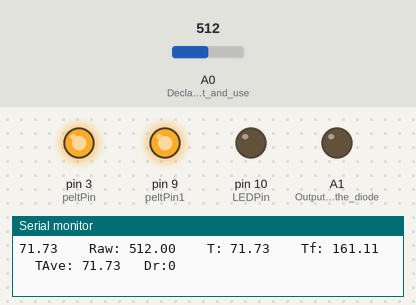
A sketch run on a simulated Arduino Uno, built with avr-gcc and run on an emulated ATmega328P. On the bench: output pins drawn as LEDs (lit = HIGH), the last lines printed to the serial monitor. The inputs (shaded band) are chosen by the test bench; at power-on: A0 (Declares_as_input_and_use) = 512.

Above: at 1.2 s.
1.3 s: A0 (Declares_as_input_and_use) set to 855
4.3 s: A0 (Declares_as_input_and_use) set to 875
At 5.7 s:
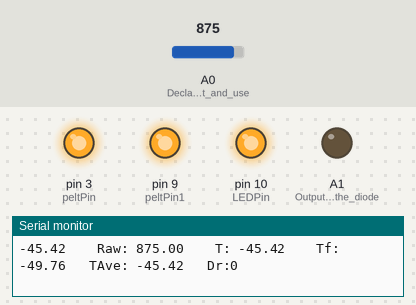
6.0 s: A0 (Declares_as_input_and_use) set to 350
9.0 s: A0 (Declares_as_input_and_use) set to 329
At 13.7 s:
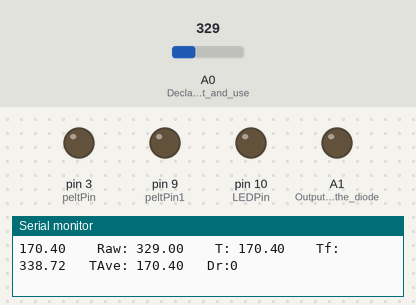
Timing chart, 0 to 14.5 s (numbered marks = the images above; inputs shaded):
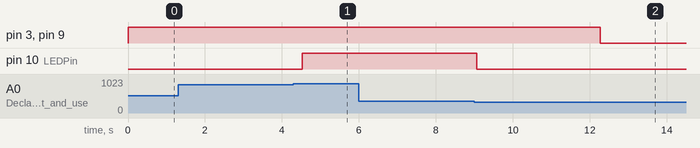

The sketch:

CommentedFLoop.ino
```cpp
/*
 * Commented version of the feedback loop
 *
 *
 * Code Execution order:
 * 1. setup()
 * 2. loop()
 * Then loops the code inside of loop indefinitely
 *
 * Some basic arduino function:
 * Serial.print(); Prints on the same line. If printing text, use quotations. If printing variable, do not use quotations
 * Serial.println(); Prints on the same line, then creates new one. Same rules as Serial.print();
 *
 *
 * Note: If something is unclear, definitely email (wei4wei@gmail.com) or facebook message me.
 */


//PID stuff: Values for PID calculation
int targetTemp = -10; //setting target temp. Attempts to stay at this. PID may not be used in the final product.
double Actual = 0;
double Error = 0;
double Integral = 0;
double Last = 0;
int IntThresh = targetTemp + 12;
double kP = 20;   //P coefficient: modify if your are calibrating PID
double kI = 0.1; //Integral coefficient
double kD = 0.6; //Derivative coefficient
double ScaleFactor = 1;
//
const int len = 10; //How many samples to use for the average. The time the sample is over is the number of samples divided by 10 (i.e. 10 samples / 10 = 1 second)
double prevTemps[len]; //array to store temperatures for average calculation
double averageTemp;
//
int badReadings = 0; //If there are enough "outliers"/"bad readings", maybe they are actually correct. If there are enough consecutive
                     //bad readings, then trust them.
//
int tempThresh = targetTemp + 2; //Threshold to turn LED on
int LEDPin = 10; //LED on signals that the system is running well (below or near target temp)
//
int peltPin = 3; //peltier cooler pin (smaller peltier on board)
int peltPin1 = 9; //second peliter cooler pin (big peltier connected to heatsink)
//
int outV = 12; //What voltage to output. Divided by psuV for pwm output. psuV is the max outV.
double psuV = 12; //Value used for calculation in OutputVoltage();
//
float c;
//mechanism to turn peltiers off if the temp gets too hot (e.g. fan turns off or some failure)
int changeCount = 0; //make sure at least 30 readings before switching states
double onThresh = -8; //temperature threshold to turn on this mechanism. (on state)
double badThresh = 0; //temperature threshold to signal that something bad is happening(bad state)
boolean reachedOn = false; //signals on state
//
void setup() {
  pinMode(peltPin, OUTPUT);
  pinMode(peltPin1, OUTPUT);
  Serial.begin(9600);
  analogReference(INTERNAL); //Brings the reference voltage to 1.1v so that diode has more resolution.
  pinMode(A0, INPUT_PULLUP); //Declares as input and uses the internal 10k resistor as pullup. This is the input pin of the diode (analog pin 0)
  pinMode(A1, OUTPUT); //Output pin of the diode (analog pin 1)
  pinMode(LEDPin, OUTPUT); //LED pin is output
  digitalWrite(A1, LOW);
  Last = readTemperature(); //first value for PID calculation

  double temp = readTemperature(); //fills temperature array for initial average calculation
  for(int i = 0; i < len; i++)
    prevTemps[i] = temp;
}

void loop() {
  double currentTemp = readTemperature(); //stores the current temperature in a variable called currentTemp
  double ave = getAve(); // gets current average

  if(badReading(currentTemp))
    currentTemp = getAve(); //using average if current reading is "outlier"
  else
    recordTemp(currentTemp); //records the temperature for calculating average later

  int drive = 0; //Current drive value is 0, so no PID is used. If using PID, comment this line out

  //*Uncomment below part to do PID stuff
  //int drive = getPID(); //calculates what drive value (out of 255) to use for PWM. Proportional to duty cycle (i.e. 51/255 = 0.2, meaning 20% duty cycle)
  //analogWrite(peltPin, drive);  //writes drive value to small Peltier
  //analogWrite(peltPin1, drive); //writes drive value to large Peltier

  OutputVoltage(outV, psuV, peltPin); // smaller & orange (max 14.4V and 6.4A). TEC1-12706
  OutputVoltage(outV, psuV, peltPin1);//bigger & gray (max 14.5V and 14.7A).  UT15

  checkSafe(ave);//goes to safety mechanism to turn off if getting too hot

  //turn on LED if system is around target Temp
  if(ave > tempThresh)
    digitalWrite(LEDPin, LOW);
  else
    digitalWrite(LEDPin, HIGH);

  Serial.print(currentTemp); //prints the target temp. This is what the python script cares about

  double raw = analogRead(A0); //reads the raw value from the diode
  Serial.print("    Raw: ");
  Serial.print(raw); //prints out the raw value

  Serial.print("    T: ");
  Serial.print(currentTemp); //prints out the current temperature

  Serial.print("    Tf: ");
  Serial.print(getF(currentTemp)); //prints out the current temperature in fahrenheit

  Serial.print("   TAve: ");
  Serial.print(ave); //prints out the calculated real-time average

  Serial.print("   Dr:");
  Serial.println(drive); //prints out what the drive value is

  delay(100); //At the end of the loop, delays for 100 milliseconds. Gives Arduino a break.
  //end of the loop; goes back to the beginning of the loop
}


/*FUNCTIONS:
 * These don't do anything until you call them
 *
 * checkSafe(ave); Safety mechanism to turn off Peltier's if system starts getting hot
 * getPid(); calculates PID value and returns it. Can be used like:  int drive = getPID();
 * badReading(temp); Checks whether temp is an outlier (e.g. bad diode reading) and returns the result
 * recordTemp(temp); Takes the parameter (temp) and stores it for average calculation. Can be used like:  recordTemp(currentTemp);
 * getAve(); Calculates the average. Can be used like: double average = getAve()
 * readTemperature(); Calculates temperature form raw input and returns it. Can be used like:  double currentTemp = readTemperature();
 * getF(C); Converts a celsius temperature into fahrenheit and returns it
 * OutputVoltage(v, SrcV, pin); Calculates duty cycle to use to reach v from the SrcV (source voltage) and outputs it to the pin. Can be used like: OutputVoltage(3, psuV, peltPin);
 */

void checkSafe(double ave){
  if(reachedOn == false && ave < onThresh) //increase the counter to reach the on state
    changeCount +=1;

  if(changeCount >= 30 && reachedOn == false){ //if 30 counts met, turns the mechanism on (on state)
    changeCount = 0;
    reachedOn = true;
  }

  if(reachedOn == true && ave >= badThresh) //increase the counter to reach the "problem state". Must be in on state
    changeCount +=1;

  if(reachedOn == true && ave < badThresh) //Makes it so the counts must be consecutive.
    changeCount = 0;

  if(changeCount >= 30 && reachedOn == true){ //if 30 counts met, the mechanism reports a problem and turns off the Peltiers
    changeCount = 0;
    outV = 0;
    for(int i = 0; i < 3; i++)  //Signaling to Python so it can email
      Serial.println("failure");//sent three times just in case

  }
}

int getPID(){ //function that calculates and returns PID value.
  Actual = readTemperature();
  Error = Actual - targetTemp;

  if(abs(Error)<IntThresh && abs(Last-Actual) < 4){ //preventing spikes
    Integral = Integral + Error;
  }
  else{
    Integral = 0;
    //for(int j = 0; j < 10; j++)
      //Serial.println("stop");
  }

  double P = Error * kP;
  double I = Integral * kI;
  double D = (Last-Actual)*kD;
  double Drive = P+I+D;
  Last = Actual;
  Serial.print("P: ");
  Serial.print(P);
  Serial.print("    I:");
  Serial.print(I);
  Serial.print("    D:");
  Serial.print(D);
  Serial.print("    ");
  Drive = Drive*ScaleFactor;
  if(Drive>255){
    Drive = 255;
  }
  if(Drive<0){
    Drive = 0;
  }
  return Drive;
}

boolean badReading(double temp){
  double ave = getAve();
  if(abs(temp-ave) >=3 && badReadings < 5){//To ignore spikes or misreadings, this will only allow readings 3 degrees from the average
    badReadings++; //If there are enough bad readings, they might actually be right. If high enough, will now trust these "bad" readings
    return true;
  }
  else{
    badReadings = 0;  //must be consecutive
    return false;
  }
}

void recordTemp(double temp){ //records temperature for calculating average
  for(int i = len-1; i > 0 ; i--){
    prevTemps[i] = prevTemps[i-1];
  }
  prevTemps[0] = temp;
}

double getAve(){ //calculates and returns average
  double sum = 0;
  for(int i = 0; i < len; i++)
    sum += prevTemps[i];
  return (double)(sum / len);
}

double readTemperature(){ //calculates and returns temperature.
  double in = analogRead(A0); //gets the raw "temperature value" from the diode
  c = (-0.5584*in) + 357.63;
  return c;
}

double getF(double C){ //converts C to F
  return (9*(C/5) + 32);
}

void OutputVoltage(double v, double SrcV, int pin) { //uses PWM to output voltage using calculated duty cycle. Ex: v = 2.4, SrcV = 12. Uses a 20% duty cycle
  analogWrite(pin, (v / SrcV) * 255);
}
```

Measured:
- the behaviour switches between 868 and 869 on A0 (Declares_as_input_and_use) (found by bisection; images 0 and 1)
- the behaviour switches between 340 and 339 on A0 (Declares_as_input_and_use) (found by bisection; images 1 and 2)
